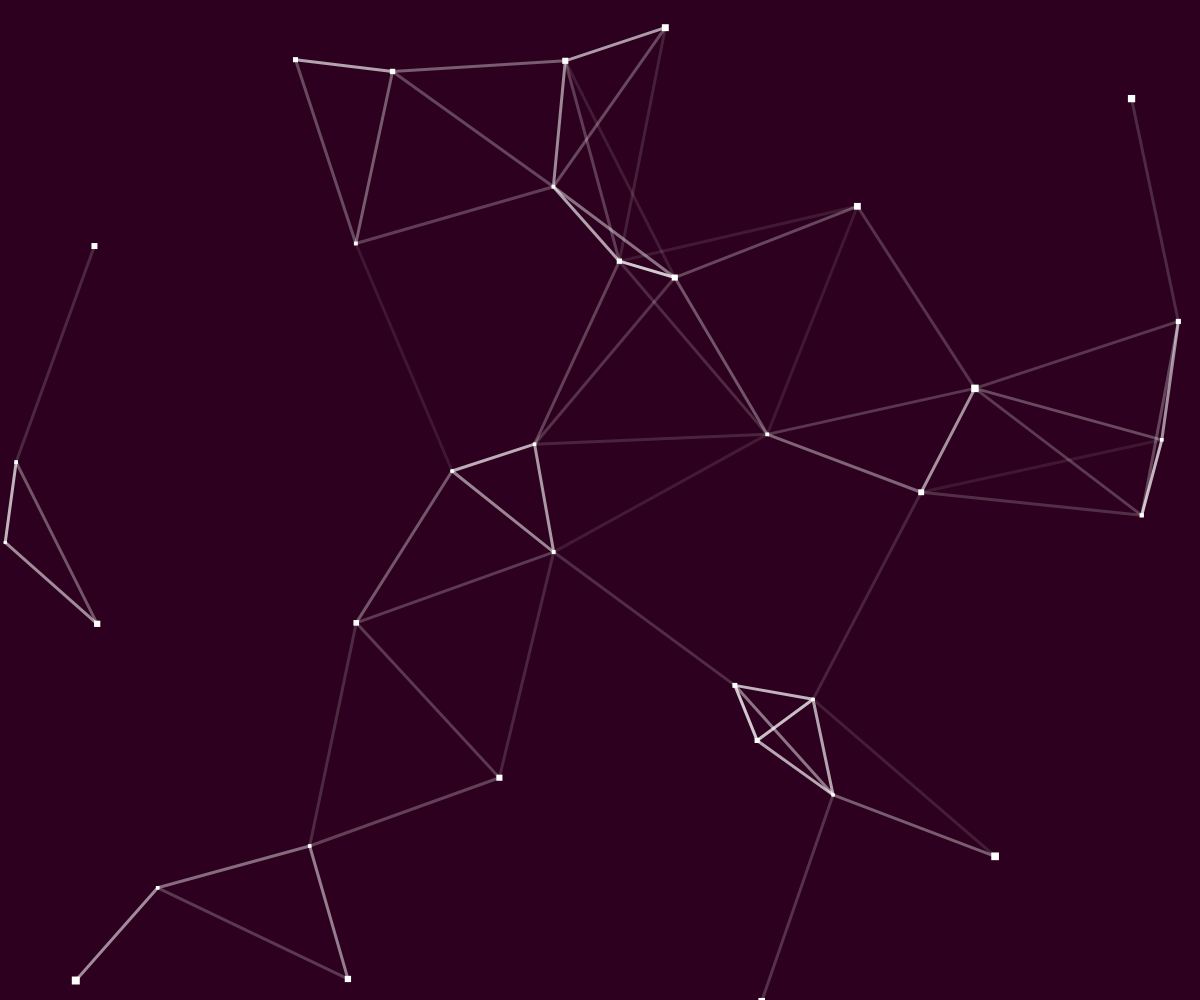
Frame 1 (no input)
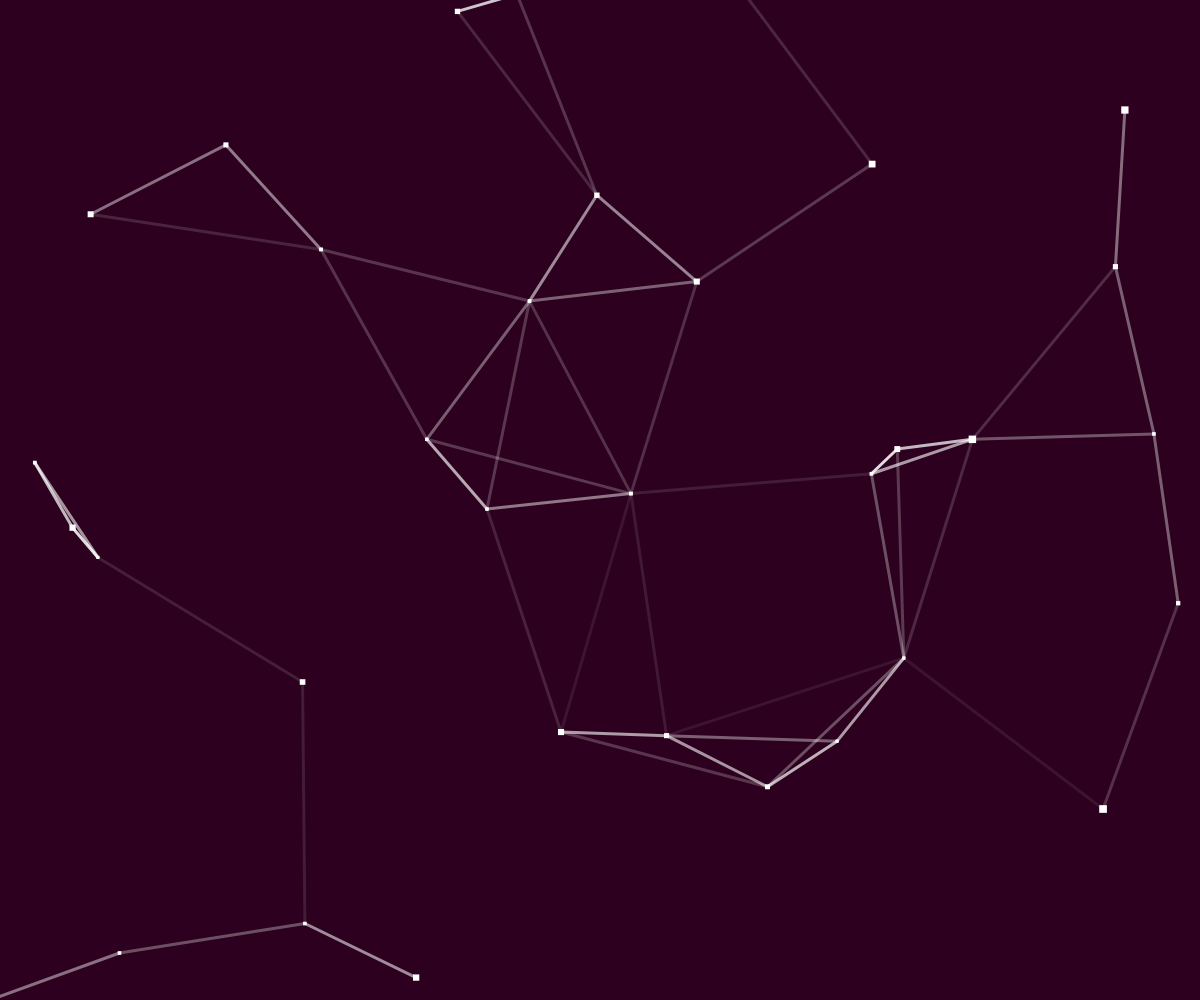
Frame 60 (no input)
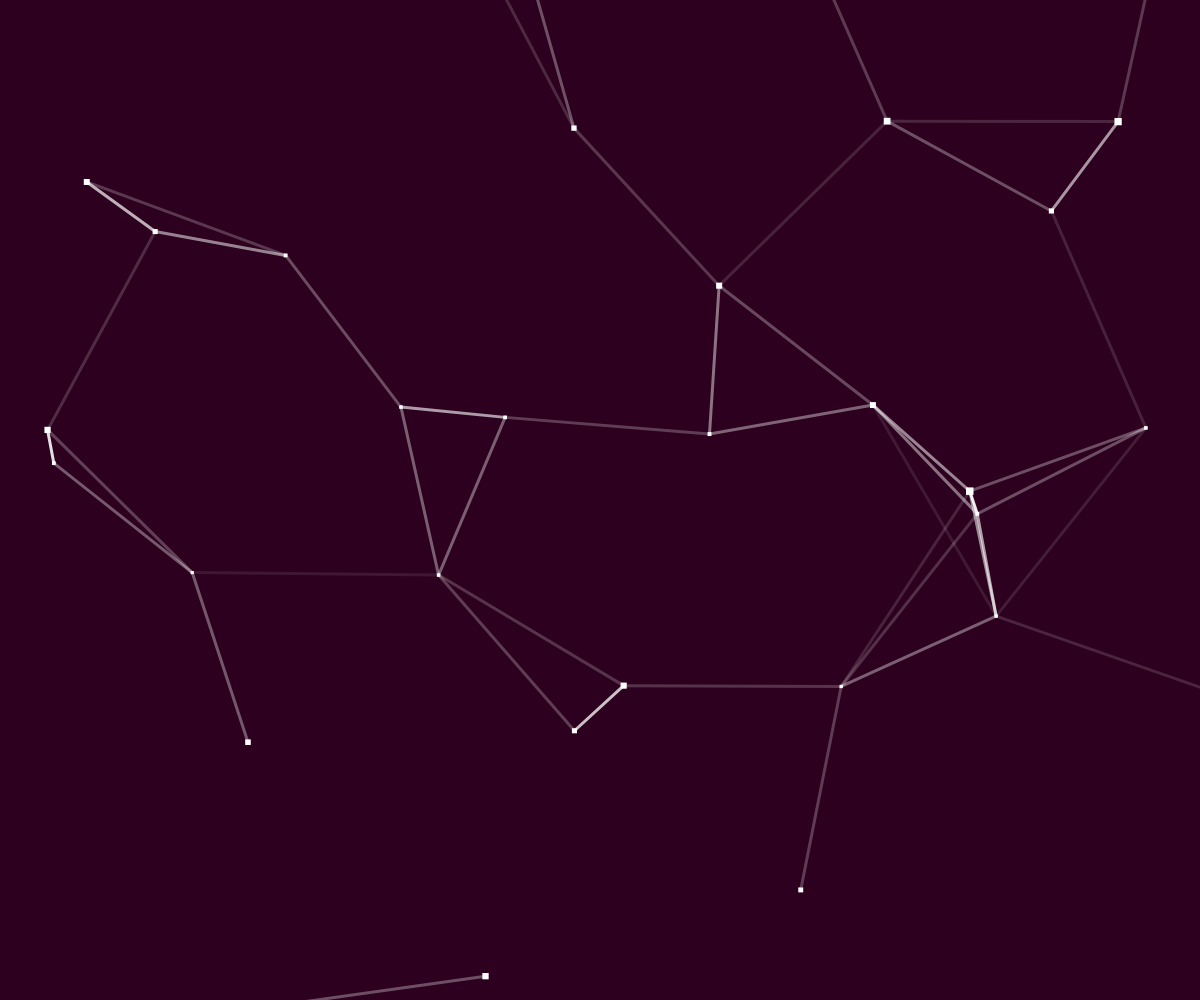
Frame 120 (the mouse pressed at the canvas centre since frame 60)

The p5.js sketch that drew these frames (run headless with seeded random() and noise() and a simulated clock; from frame 60 on, the mouse is pressed at the canvas centre):

// p5.js sketch
// ── sketch.js
/*******************************************************************************
 * Particle - Emulate a popular stock-background effect
 * Michael Ruppe
 *
 * Probably 80% of the way there - all that remains are the artistic colours
 * and tuning.
 ******************************************************************************/

let numParticles;
let bleed = 100; // how big is the bleed off the edge of the canvas
let particles = [];
let dmax = 250;  // maximum distance to draw links

function setup() {
	createCanvas(windowWidth,windowHeight);

	// Create some particles based on screen size and desired density
	const particleDensity = 60 / (1920*1080); // Particles per unit-screen-area
	numParticles = (width*height) * particleDensity;
	for (let i = 0; i < numParticles; i++){
		particles[i] = new Particle(random(width), random(height));
	}

}


function draw() {
	console.log(frameRate());
	background(color('#2C001E')); // Aubergine
	for (let i = particles.length - 1; i >= 0; i--) {
		particles[i].update(i);		// Update location and position in array
		particles[i].linkup();		// Draw lines between particles
		particles[i].boundCheck(); // Delete offscreen particles
	}
	// Separate loop for show() so that particles are last thing drawn (no over-drawing)
	for (let i = particles.length - 1; i >= 0; i--) {
		particles[i].show();			// Show the particle
	}

	// Replenish particles just offscreen, rather than dumping them in the middle
	while(particles.length < numParticles) {
		let bound = 0;
		// Select which border bleed to generate in
		push();
		translate(width/2,height/2);
		let chance = random(1);
		if (chance < 0.25) {
			x_ = - bleed;
			y_ = random(height);
		} else if (chance < 0.5) {
			x_ = width+bleed;
			y_ = random(height);
		} else if (chance < 0.75) {
			x_ = random(width);
			y_ = - bleed;
		} else {
			x_ = random(width);
			y_ = height+bleed;
		}
		particles.push(new Particle(x_,y_) );
		pop();
	}

}





function Particle(x_, y_) {
	this.i = 0;
	this.r = random(3,8);
	this.x = x_;
	this.y = y_;
	this.v = random(1e-1,2);
	this.theta = random(TWO_PI);
	this.vx = this.v * cos(this.theta);
	this.vy = this.v * sin(this.theta);

	this.update = function(index) {
		this.i = index;
		this.x += this.vx;
		this.y += this.vy;
	}

	this.show = function() {
		fill(0,190,255);
		fill(255);
		noStroke();
		rectMode(CENTER);
		rect(this.x, this.y, this.r,this.r);
	}

	this.linkup = function() {
		// Draw the lines between particles.
		for (let j = this.i + 1; j < particles.length; j++){ // Draw from jth element to elements after j. Save doubling up the lines.
			let v1 = createVector(this.x,this.y);
			let v2 = createVector(particles[j].x, particles[j].y);

			let v3 = v1.copy();
			v3.sub(v2);
			let d = v3.mag(); // Minimise calls to mag() by saving in variable.
			if (d <= dmax) { // save some cycles - don't bother doing calculations if distance is too great anyway.
				d = constrain(d,20,dmax);
				let alpha = map(d,0,dmax,255,20, 1);
				// stroke(205,102,204,alpha); // Pink
				// stroke(0,alpha);
				// stroke(0,75*(255/162),255,alpha);
				stroke(255,alpha);
				strokeWeight(3);
				line(this.x,this.y,particles[j].x,particles[j].y);
				// console.log(d);
			}
		}
	}

	this.boundCheck = function() {
		if (
		this.x > width + bleed ||
		this.y > height + bleed ||
		this.x < -bleed ||
		this.y < -bleed ) {
			particles.splice(this.i,1);
		}
	}

}
